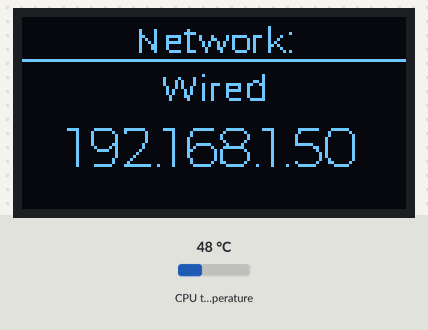
Recording of a program running on a simulated Raspberry Pi (BCM pin numbers). Parts: 128×64 one-colour display. The test bench sets the inputs (shaded band); at power-on: CPU temperature 48 °C. System figures (address, load, memory, disk, uptime) are fixed made-up values; text uses the font file from the repository; the clock reads 2024-03-15 10:24:30 at power-on unless the program sets it.

Above: at 1.2 s.
1.3 s: CPU temperature set to 31 °C
At 6.3 s:
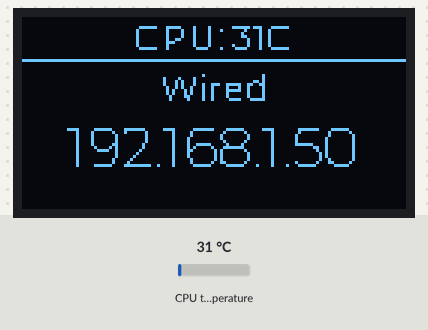
13.0 s: CPU temperature set to 44 °C
At 16.2 s:
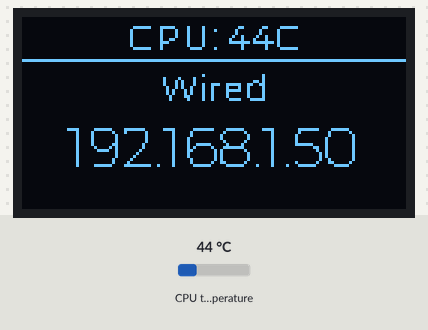
24.7 s: CPU temperature set to 58 °C
At 27.3 s:
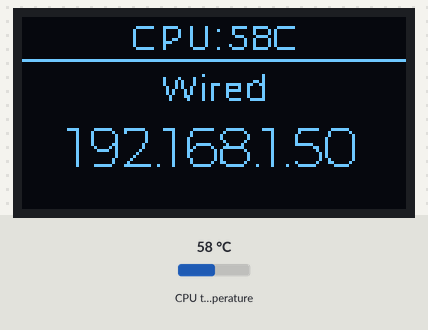
Timing chart, 0 to 28.8 s (numbered marks = the images above; inputs shaded):
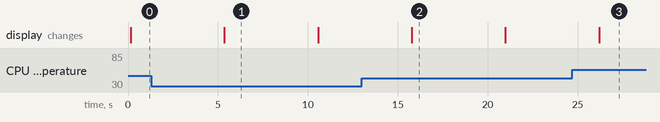

The program:

oled.py
```python
import subprocess
import os
import board
import digitalio
import adafruit_ssd1306
from PIL import Image, ImageDraw, ImageFont
from time import sleep, time

FONT_PATH = '/home/savonia/Music/Excavator/misc/oled/Montserrat-VariableFont_wght.ttf'
TIME_DELAY = 5  # switch between screens every 5 seconds


# OLED setup
RESET_PIN = digitalio.DigitalInOut(board.D4)
i2c = board.I2C()
oled = adafruit_ssd1306.SSD1306_I2C(128, 64, i2c, addr=0x3D, reset=RESET_PIN)

def clear_display():
    oled.fill(0)
    oled.show()

def get_active_interface():
    try:
        cmd = "ip route get 1.1.1.1 | awk '{print $5}' | head -n 1"
        interface = subprocess.check_output(cmd, shell=True).decode("utf-8").strip()
        return interface
    except subprocess.CalledProcessError:
        return None

def get_ip_address(interface):
    try:
        cmd = f"ip addr show {interface} | grep 'inet ' | awk '{{print $2}}' | cut -d'/' -f1"
        IP = subprocess.check_output(cmd, shell=True).decode("utf-8").strip()
        return IP
    except subprocess.CalledProcessError:
        return "No IP Found"

def get_ssid(interface):
    try:
        cmd = f"iwgetid -r {interface}"
        SSID = subprocess.check_output(cmd, shell=True).decode("utf-8").strip()
        return SSID
    except subprocess.CalledProcessError:
        return "Not Connected"

def get_rssi(interface):
    try:
        cmd = f"iwconfig {interface} | grep 'Signal level' | awk '{{print $4}}' | cut -d'=' -f2"
        rssi = subprocess.check_output(cmd, shell=True).decode("utf-8").strip()
        return int(rssi)
    except subprocess.CalledProcessError:
        return None

def get_cpu_temperature():
    try:
        with open('/sys/class/thermal/thermal_zone0/temp', 'r') as f:
            temp_str = f.read().strip()
            temp = float(temp_str) / 1000.0  # Convert from millidegree Celsius to Celsius
            return temp
    except IOError:
        return None

def draw_wifi_signal(draw, rssi, x, y):
    if rssi is None:
        return

    bars = 0
    if rssi > -50:
        bars = 3
    elif rssi > -60:
        bars = 2
    elif rssi > -70:
        bars = 1

    bar_width = 5
    bar_height = 3
    spacing = 2

    for i in range(bars):
        draw.rectangle((x, y - i * (bar_height + spacing), x + bar_width, y - i * (bar_height + spacing) + bar_height), outline=255, fill=255)

def update_display(interface, network_name, IP, rssi=None, show_cpu_temp=False):
    width = oled.width
    height = oled.height
    image = Image.new("1", (width, height))
    draw = ImageDraw.Draw(image)

    font_size = 12
    font_size_ip = 19
    font_savonia = ImageFont.truetype(FONT_PATH, font_size)
    font_savonia_ip = ImageFont.truetype(FONT_PATH, font_size_ip)

    if show_cpu_temp:
        cpu_temp = get_cpu_temperature()
        if cpu_temp is not None:
            cpu_temp_str = f"CPU: {cpu_temp:.0f}C"
            cpu_temp_width = draw.textlength(cpu_temp_str, font=font_savonia)
            cpu_temp_x = (width - cpu_temp_width) // 2
            draw.text((cpu_temp_x, 0), cpu_temp_str, font=font_savonia, fill=255)
    else:
        network_label = "SSID:" if "wlan" in interface else "Network:"
        network_label_width = draw.textlength(network_label, font=font_savonia)
        network_label_x = (width - network_label_width) // 2
        draw.text((network_label_x, 0), network_label, font=font_savonia, fill=255)

    network_name_width = draw.textlength(network_name, font=font_savonia)
    IP_width = draw.textlength(IP, font=font_savonia_ip)

    network_name_x = (width - network_name_width) // 2
    IP_x = (width - IP_width) // 2

    draw.text((network_name_x, 16), network_name, font=font_savonia, fill=255)
    draw.text((IP_x, 32), IP, font=font_savonia_ip, fill=255)
    draw.line((0, 14, width, 14), fill=255)

    if rssi:
        draw_wifi_signal(draw, rssi, width - 10, 10)

    oled.image(image)
    oled.show()

clear_display()

previous_network_name, previous_IP, previous_rssi = None, None, None
toggle_display = False
last_toggle_time = time()

while True:
    current_time = time()
    if current_time - last_toggle_time >= TIME_DELAY:
        toggle_display = not toggle_display
        last_toggle_time = current_time

    interface = get_active_interface()
    IP = get_ip_address(interface) if interface else "NONE"
    network_name = get_ssid(interface) if "wlan" in interface else "Wired" if interface else ""
    rssi = get_rssi(interface) if "wlan" in interface else None

    if network_name != previous_network_name or IP != previous_IP or (rssi and previous_rssi != rssi) or toggle_display != previous_toggle_display:
        update_display(interface, network_name, IP, rssi, show_cpu_temp=toggle_display)
        previous_network_name, previous_IP, previous_rssi, previous_toggle_display = network_name, IP, rssi, toggle_display

    sleep(1)
```

Measured:
- after the input at 1.3 s, the display: changes after 4.1 s (image 1)
- after the input at 13.0 s, the display: changes after 2.8 s (image 2)
- after the input at 24.7 s, the display: changes after 1.5 s (image 3)
- what the display in image 1 shows lasts 5.2 s, from 5.4 s to 10.6 s
